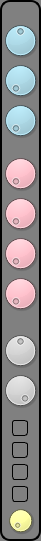
   <widget class="QGroupBox" name="groupBox_1">
    <property name="geometry">
     <rect>
      <x>120</x>
      <y>133</y>
      <width>41</width>
      <height>541</height>
     </rect>
    </property>
    <property name="styleSheet">
     <string notr="true">border: 2px solid black; border-radius: 10; background-color: gray</string>
    </property>
    <property name="title">
     <string/>
    </property>
    <widget class="QDial" name="dial_pitch_1">
     <property name="geometry">
      <rect>
       <x>0</x>
       <y>20</y>
       <width>41</width>
       <height>41</height>
      </rect>
     </property>
     <property name="styleSheet">
      <string notr="true">background-color: lightblue; </string>
     </property>
     <property name="minimum">
      <number>-500</number>
     </property>
     <property name="maximum">
      <number>500</number>
     </property>
    </widget>
    <widget class="QDial" name="dial_ramp_amount_1">
     <property name="geometry">
      <rect>
       <x>0</x>
       <y>60</y>
       <width>41</width>
       <height>41</height>
      </rect>
     </property>
     <property name="styleSheet">
      <string notr="true">background-color: lightblue</string>
     </property>
     <property name="maximum">
      <number>1000</number>
     </property>
    </widget>
    <widget class="QDial" name="dial_ramp_decay_1">
     <property name="geometry">
      <rect>
       <x>0</x>
       <y>100</y>
       <width>41</width>
       <height>41</height>
      </rect>
     </property>
     <property name="styleSheet">
      <string notr="true">background-color: lightblue</string>
     </property>
     <property name="maximum">
      <number>1000</number>
     </property>
    </widget>
    <widget class="QDial" name="dial_fm_amount_1">
     <property name="geometry">
      <rect>
       <x>0</x>
       <y>153</y>
       <width>41</width>
       <height>41</height>
      </rect>
     </property>
     <property name="autoFillBackground">
      <bool>false</bool>
     </property>
     <property name="styleSheet">
      <string notr="true">background-color: pink</string>
     </property>
     <property name="maximum">
      <number>1000</number>
     </property>
    </widget>
    <widget class="QDial" name="dial_fm_freq_1">
     <property name="geometry">
      <rect>
       <x>0</x>
       <y>193</y>
       <width>41</width>
       <height>41</height>
      </rect>
     </property>
     <property name="styleSheet">
      <string notr="true">background-color: pink</string>
     </property>
     <property name="maximum">
      <number>1000</number>
     </property>
    </widget>
    <widget class="QDial" name="dial_fm_decay_1">
     <property name="geometry">
      <rect>
       <x>0</x>
       <y>233</y>
       <width>41</width>
       <height>41</height>
      </rect>
     </property>
     <property name="styleSheet">
      <string notr="true">background-color: pink</string>
     </property>
     <property name="maximum">
      <number>1000</number>
     </property>
    </widget>
    <widget class="QDial" name="dial_fm_feedback_1">
     <property name="geometry">
      <rect>
       <x>0</x>
       <y>273</y>
       <width>41</width>
       <height>41</height>
      </rect>
     </property>
     <property name="styleSheet">
      <string notr="true">background-color: pink</string>
     </property>
     <property name="maximum">
      <number>1000</number>
     </property>
    </widget>
    <widget class="QDial" name="dial_amp_decay_1">
     <property name="geometry">
      <rect>
       <x>0</x>
       <y>330</y>
       <width>41</width>
       <height>41</height>
      </rect>
     </property>
     <property name="styleSheet">
      <string notr="true">background-color: lightgray</string>
     </property>
     <property name="maximum">
      <number>1000</number>
     </property>
     <property name="value">
      <number>500</number>
     </property>
    </widget>
    <widget class="QDial" name="dial_volume_1">
     <property name="geometry">
      <rect>
       <x>0</x>
       <y>370</y>
       <width>41</width>
       <height>41</height>
      </rect>
     </property>
     <property name="styleSheet">
      <string notr="true">background-color: lightgray</string>
     </property>
     <property name="maximum">
      <number>1000</number>
     </property>
     <property name="value">
      <number>1000</number>
     </property>
    </widget>
    <widget class="QPushButton" name="btn_step_1">
     <property name="geometry">
      <rect>
       <x>12</x>
       <y>420</y>
       <width>16</width>
       <height>16</height>
      </rect>
     </property>
     <property name="styleSheet">
      <string notr="true">border-radius:3; border: 1px solid black;</string>
     </property>
     <property name="text">
      <string/>
     </property>
    </widget>
    <widget class="QPushButton" name="btn_step_9">
     <property name="geometry">
      <rect>
       <x>12</x>
       <y>442</y>
       <width>16</width>
       <height>16</height>
      </rect>
     </property>
     <property name="styleSheet">
      <string notr="true">border-radius:3; border: 1px solid black;</string>
     </property>
     <property name="text">
      <string/>
     </property>
    </widget>
    <widget class="QDial" name="dial_random_1">
     <property name="geometry">
      <rect>
       <x>5</x>
       <y>500</y>
       <width>31</width>
       <height>41</height>
      </rect>
     </property>
     <property name="styleSheet">
      <string notr="true">background-color: #ffffa0</string>
     </property>
     <property name="maximum">
      <number>100</number>
     </property>
    </widget>
    <widget class="QPushButton" name="btn_step_17">
     <property name="geometry">
      <rect>
       <x>12</x>
       <y>464</y>
       <width>16</width>
       <height>16</height>
      </rect>
     </property>
     <property name="styleSheet">
      <string notr="true">border-radius:3; border: 1px solid black;</string>
     </property>
     <property name="text">
      <string/>
     </property>
    </widget>
    <widget class="QPushButton" name="btn_step_25">
     <property name="geometry">
      <rect>
       <x>12</x>
       <y>486</y>
       <width>16</width>
       <height>16</height>
      </rect>
     </property>
     <property name="styleSheet">
      <string notr="true">border-radius:3; border: 1px solid black;</string>
     </property>
     <property name="text">
      <string/>
     </property>
    </widget>
   </widget>
